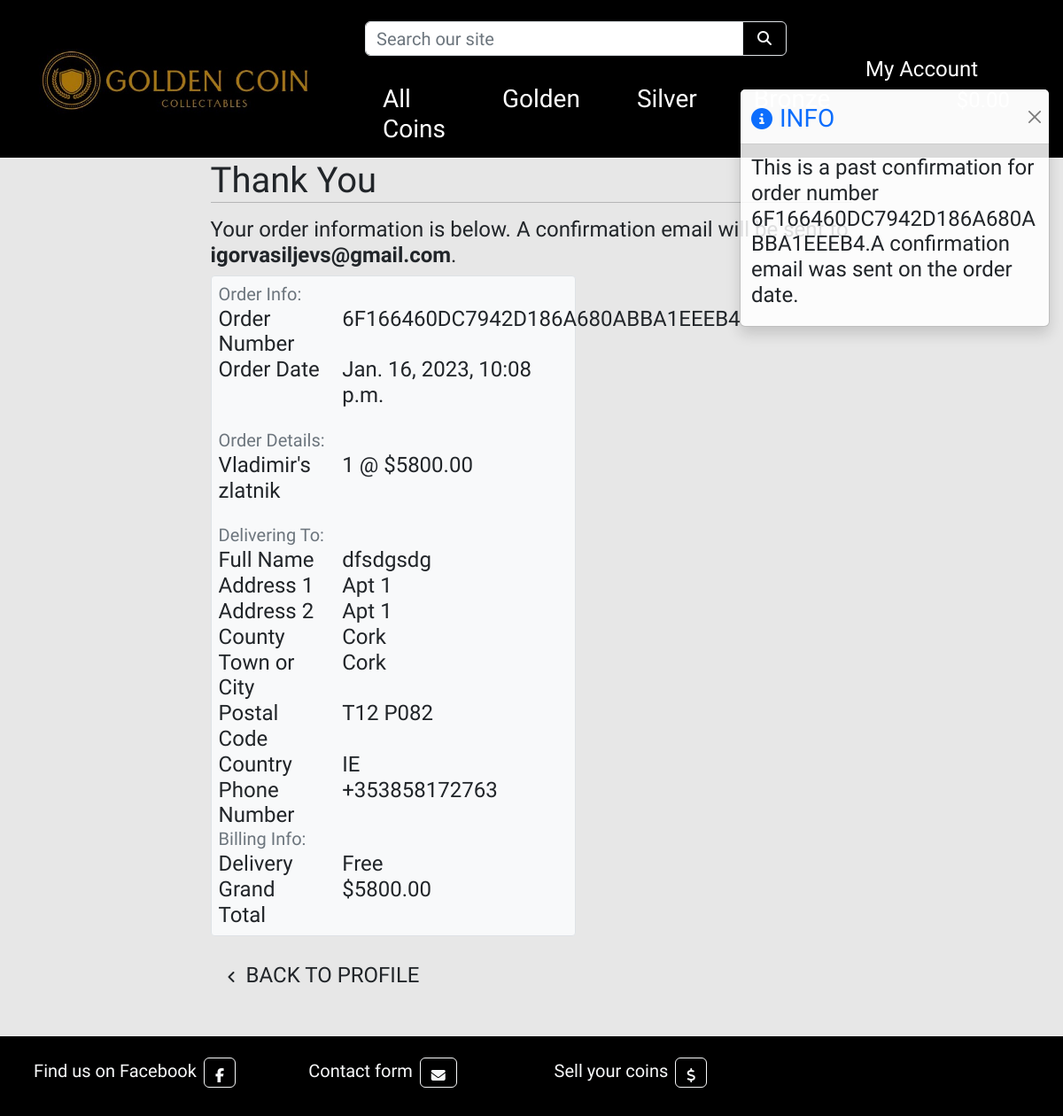
/profile/order_history/6F166460DC7942D186A680ABBA1EEEB4, run on the app's committed database.
### checkout/models.py (models this page shows, shortened)
class Order(models.Model):
    order_nr = models.CharField(max_length=32, null=False, editable=False)
    user_profile = models.ForeignKey(UserProfile, on_delete=models.SET_NULL,
                                     null=True, blank=True, related_name='orders')
    full_name = models.CharField(max_length=50, null=False, blank=False)
    email = models.EmailField(max_length=254, null=False, blank=False)
    phone_nr = models.CharField(max_length=20, null=False, blank=False)
    country = CountryField(blank_label='Country *', null=False, blank=False)
    postcode = models.CharField(max_length=20, null=True, blank=True)
    town_or_city = models.CharField(max_length=40, null=False, blank=False)
    street_address1 = models.CharField(max_length=80, null=False, blank=False)
    street_address2 = models.CharField(max_length=80, null=True, blank=True)
    county = models.CharField(max_length=80, null=True, blank=True)
    date = models.DateTimeField(auto_now_add=True)
    grand_total = models.DecimalField(max_digits=10, decimal_places=2, null=False, default=0)
    original_cart = models.TextField(null=False, blank=False, default='')
    stripe_pid = models.CharField(max_length=254, null=False, blank=False, default='')

class OrderLineItem(models.Model):
    order = models.ForeignKey(Order, null=False, blank=False, on_delete=models.CASCADE, related_name='lineitems')
    coins = models.ForeignKey(Coins, null=False, blank=False, on_delete=models.CASCADE)
    coin_quantity = models.IntegerField(null=False, blank=False, default=0)
    lineitem_total = models.DecimalField(max_digits=6, decimal_places=2, null=False, blank=False, editable=False)

### coins/models.py (models this page shows, shortened)
class Coins(models.Model):
    metal = models.ForeignKey('Metal', null=True, blank=True, on_delete=models.SET_NULL)
    sku = models.CharField(max_length=254, null=True, blank=True)
    name = models.CharField(max_length=254)
    description = models.TextField()
    quantity = models.PositiveIntegerField()
    price = models.DecimalField(max_digits=6, decimal_places=2)
    origin = models.CharField(max_length=254)
    year = models.CharField(max_length=20)
    condition = models.CharField(max_length=20, choices=CONDITION_CHOICES, default=None)
    era = models.CharField(max_length=20, choices=ERA_CHOICES, default=None)
    image_url = models.URLField(max_length=1024, null=True, blank=True)
    image = models.ImageField(null=True, blank=True)
    class Meta:
        verbose_name_plural = 'Coins'

### profiles/views.py (the view)
# urls.py: path('order_history/<order_nr>', views.order_history, name='order_history'),
def order_history(request, order_nr):
    order = get_object_or_404(Order, order_nr=order_nr)
    messages.info(request, (
        f'This is a past confirmation for order number {order_nr}.'
        'A confirmation email was sent on the order date.'
    ))
    template = 'checkout/checkout_success.html'
    context = {
        'order': order,
        'from_profile': True,
    }
    return render(request, template, context)

### cart/contexts.py (called while the page is built, shortened)
def cart_contents(request):
    cart_items = []
    total = 0
    coins_count = 0
    cart = request.session.get('cart', {})
    grand_total = total
    context = {
        'cart_items': cart_items,
        'total': total,
        'coins_count': coins_count,
        'grand_total': grand_total,
    }
    return context

### checkout/templates/checkout/checkout_success.html (shortened to what this page needs)
{% extends "base.html" %}
{% load static %}
{% block extra_css %}
    <link rel="stylesheet" href="{% static 'checkout/css/checkout.css' %}">
{% endblock %}
{% block content %}
    <div class="container offset">
        <div class="row">
            <div class="col">
                <h1 class="logo-font mb-0">Thank You</h1>
                <hr class="m-0 mb-3">
                <p class="h4">Your order information is below. A confirmation email will be sent to <strong>{{ order.email }}</strong>.</p>
            </div>
        </div>
        <div class="row">
            <div class="col-12 col-lg-7">
                <div class="order-confirmation-wrapper p-2 border rounded-1 bg-light">
                    <div class="row">
                        <div class="col">
                            <small class="text-muted h5">Order Info:</small>
                        </div>
                    </div>
                    <div class="row">
                        <div class="col-12 col-md-4">
                            <p class="mb-0 h4 font-weight-bold">Order Number</p>
                        </div>
                        <div class="col-12 col-md-8 text-md-right">
                            <p class="mb-0 h4">{{ order.order_nr }}</p>
                        </div>
                    </div>
                    <div class="row">
                        <div class="col-12 col-md-4">
                            <p class="mb-0 h4 font-weight-bold">Order Date</p>
                        </div>
                        <div class="col-12 col-md-8 text-md-right">
                            <p class="mb-4 h4">{{ order.date }}</p>
                        </div>
                    </div>
                    <div class="row">
                        <div class="col">
                            <small class="text-muted h5">Order Details:</small>
                        </div>
                    </div>
                    {% for item in order.lineitems.all %}
                    <div class="row">
                        <div class="col-12 col-md-4 h-auto">
                            <p class="h4 font-weight-bold">
                                {{ item.coins.name }}
                            </p>
                        </div>
                        <div class="col-12 col-md-8 text-md-right">
                            <p class="h4">{{ item.coin_quantity }} @ ${{ item.coins.price }}</p>
                        </div>
                    </div>
                    {% endfor %}
                    <div class="row mt-3">
                        <div class="col">
                            <small class="text-muted h5">Delivering To:</small>
                        </div>
                    </div>
                    <div class="row">
                        <div class="col-12 col-md-4">
                            <p class="mb-0 h4 font-weight-bold">Full Name</p>
                        </div>
                        <div class="col-12 col-md-8 text-md-right">
                            <p class="mb-0 h4">{{ order.full_name }}</p>
                        </div>
                    </div>
                    <div class="row">
                        <div class="col-12 col-md-4">
                            <p class="mb-0 h4 font-weight-bold">Address 1</p>
                        </div>
                        <div class="col-12 col-md-8 text-md-right">
                            <p class="mb-0 h4">{{ order.street_address1 }}</p>
                        </div>
                    </div>
                    {% if order.street_address2 %}
                    <div class="row">
                        <div class="col-12 col-md-4">
                            <p class="mb-0 h4 font-weight-bold">Address 2</p>
                        </div>
                        <div class="col-12 col-md-8 text-md-right">
                            <p class="mb-0 h4">{{ order.street_address1 }}</p>
                        </div>
                    </div>
                    {% endif %}
                    {% if order.county %}
                    <div class="row">
                        <div class="col-12 col-md-4">
                            <p class="mb-0 h4 font-weight-bold">County</p>
                        </div>
                        <div class="col-12 col-md-8 text-md-right">
                            <p class="mb-0 h4">{{ order.county }}</p>
                        </div>
                    </div>
                    {% endif %}
                    <div class="row">
                        <div class="col-12 col-md-4">
                            <p class="mb-0 h4 font-weight-bold">Town or City</p>
                        </div>
                        <div class="col-12 col-md-8 text-md-right">
                            <p class="mb-0 h4">{{ order.town_or_city }}</p>
                        </div>
                    </div>
                    {% if order.postcode %}
                    <div class="row">
                        <div class="col-12 col-md-4">
                            <p class="mb-0 h4 font-weight-bold">Postal Code</p>
                        </div>
                        <div class="col-12 col-md-8 text-md-right">
                            <p class="mb-0 h4">{{ order.postcode }}</p>
                        </div>
                    </div>
                    {% endif %}
                    <div class="row">
                        <div class="col-12 col-md-4">
                            <p class="mb-0 h4 font-weight-bold">Country</p>
                        </div>
                        <div class="col-12 col-md-8 text-md-right">
                            <p class="mb-0 h4">{{ order.country }}</p>
                        </div>
                    </div>
                    <div class="row">
                        <div class="col-12 col-md-4">
                            <p class="mb-0 h4 font-weight-bold">Phone Number</p>
                        </div>
                        <div class="col-12 col-md-8 text-md-right">
                            <p class="mb-4 h4">{{ order.phone_nr }}</p>
                        </div>
                    </div>
                    <div class="row">
                        <div class="col">
                            <small class="text-muted h5">Billing Info:</small>
                        </div>
                    </div>
                    <div class="row">
                        <div class="col-12 col-md-4">
                            <p class="mb-0 h4 font-weight-bold">Delivery</p>
                        </div>
                        <div class="col-12 col-md-8 text-md-right">
                            <p class="mb-0 h4">Free</p>
                        </div>
                    </div>
                    <div class="row">
                        <div class="col-12 col-md-4">
                            <p class="mb-0 h4 font-weight-bold">Grand Total</p>
                        </div>
                        <div class="col-12 col-md-8 text-md-right">
                            <p class="mb-0 h4">${{ order.grand_total }}</p>
                        </div>
                    </div>
                </div>
            </div>
        </div>
        <div class="row">
			<div class="col-12 col-lg-7 text-right">
                {% if from_profile %}
                    <a href="{% url 'profile' %}" class="btn btn-black border-0 mt-4">
                        <span class="icon mr-2">
                            <i class="fas fa-angle-left"></i>
                        </span>
                        <span class="text-uppercase h4">Back to Profile</span>
                    </a>
                {% endif %}
			</div>
		</div>
    </div>
{% endblock %}

### static/css/base.css (style rules this page uses)
html { height: 100%; }
body { display: flex; min-height: 100vh; flex-direction: column; background-color: rgb(231, 231, 231); height: calc(100vh - 164px); font-family: 'Tenali Ramakrishna'; }
.offset { margin-top: 180px; }
.icon { align-items: center; display: inline-flex; justify-content: center; height: 1.5rem; width: 1.5rem; }
@media (min-width: 1200px) { .container { max-width: 80%; } }

### data on the page
Order: email "igorvasiljevs@gmail.com", order_nr "6F166460DC7942D186A680ABBA1EEEB4", date "Jan. 16, 2023, 10:08 p.m.", full_name "dfsdgsdg", street_address1 "Apt 1", county "Cork", town_or_city "Cork", postcode "T12 P082", country "IE", phone_nr "+353858172763", grand_total "5800.00"
OrderLineItem: coins.name "Vladimir's zlatnik", coin_quantity "1", coins.price "5800.00"

### other printed values
{{ message }} "This is a past confirmation for order number 6F166460DC7942D186A680ABBA1EEEB4.A confirmation email was sent on the order date."
